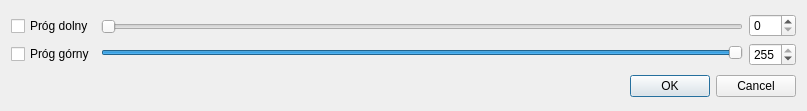
<?xml version="1.0" encoding="UTF-8"?>
<ui version="4.0">
 <class>DialogUiParameters</class>
 <widget class="QDialog" name="DialogUiParameters">
  <property name="geometry">
   <rect>
    <x>0</x>
    <y>0</y>
    <width>807</width>
    <height>111</height>
   </rect>
  </property>
  <property name="windowTitle">
   <string>Dialog</string>
  </property>
  <layout class="QGridLayout" name="gridLayout">
   <item row="0" column="0">
    <layout class="QVBoxLayout" name="verticalLayout_2">
     <item>
      <widget class="QCheckBox" name="checkBox">
       <property name="text">
        <string>Próg dolny</string>
       </property>
      </widget>
     </item>
     <item>
      <widget class="QCheckBox" name="checkBox_2">
       <property name="sizePolicy">
        <sizepolicy hsizetype="Fixed" vsizetype="Fixed">
         <horstretch>0</horstretch>
         <verstretch>0</verstretch>
        </sizepolicy>
       </property>
       <property name="text">
        <string>Próg górny</string>
       </property>
      </widget>
     </item>
    </layout>
   </item>
   <item row="0" column="1">
    <layout class="QHBoxLayout" name="horizontalLayout">
     <item>
      <layout class="QVBoxLayout" name="verticalLayout">
       <item>
        <widget class="QSlider" name="horizontalSlider">
         <property name="sizePolicy">
          <sizepolicy hsizetype="Expanding" vsizetype="Fixed">
           <horstretch>0</horstretch>
           <verstretch>0</verstretch>
          </sizepolicy>
         </property>
         <property name="maximum">
          <number>255</number>
         </property>
         <property name="orientation">
          <enum>Qt::Horizontal</enum>
         </property>
        </widget>
       </item>
       <item>
        <widget class="QSlider" name="horizontalSlider_2">
         <property name="sizePolicy">
          <sizepolicy hsizetype="Expanding" vsizetype="Fixed">
           <horstretch>0</horstretch>
           <verstretch>0</verstretch>
          </sizepolicy>
         </property>
         <property name="maximum">
          <number>255</number>
         </property>
         <property name="value">
          <number>255</number>
         </property>
         <property name="orientation">
          <enum>Qt::Horizontal</enum>
         </property>
        </widget>
       </item>
      </layout>
     </item>
     <item>
      <layout class="QVBoxLayout" name="verticalLayout_3">
       <item>
        <widget class="QSpinBox" name="spinBox">
         <property name="maximum">
          <number>255</number>
         </property>
        </widget>
       </item>
       <item>
        <widget class="QSpinBox" name="spinBox_2">
         <property name="maximum">
          <number>255</number>
         </property>
         <property name="value">
          <number>255</number>
         </property>
        </widget>
       </item>
      </layout>
     </item>
    </layout>
   </item>
   <item row="1" column="0" colspan="2">
    <widget class="QDialogButtonBox" name="buttonBox">
     <property name="orientation">
      <enum>Qt::Horizontal</enum>
     </property>
     <property name="standardButtons">
      <set>QDialogButtonBox::Cancel|QDialogButtonBox::Ok</set>
     </property>
    </widget>
   </item>
  </layout>
 </widget>
 <resources/>
 <connections>
  <connection>
   <sender>buttonBox</sender>
   <signal>rejected()</signal>
   <receiver>DialogUiParameters</receiver>
   <slot>reject()</slot>
   <hints>
    <hint type="sourcelabel">
     <x>559</x>
     <y>486</y>
    </hint>
    <hint type="destinationlabel">
     <x>565</x>
     <y>96</y>
    </hint>
   </hints>
  </connection>
  <connection>
   <sender>horizontalSlider_2</sender>
   <signal>valueChanged(int)</signal>
   <receiver>spinBox_2</receiver>
   <slot>setValue(int)</slot>
   <hints>
    <hint type="sourcelabel">
     <x>201</x>
     <y>319</y>
    </hint>
    <hint type="destinationlabel">
     <x>753</x>
     <y>318</y>
    </hint>
   </hints>
  </connection>
  <connection>
   <sender>spinBox_2</sender>
   <signal>valueChanged(int)</signal>
   <receiver>horizontalSlider_2</receiver>
   <slot>setValue(int)</slot>
   <hints>
    <hint type="sourcelabel">
     <x>753</x>
     <y>317</y>
    </hint>
    <hint type="destinationlabel">
     <x>538</x>
     <y>318</y>
    </hint>
   </hints>
  </connection>
  <connection>
   <sender>horizontalSlider</sender>
   <signal>valueChanged(int)</signal>
   <receiver>spinBox</receiver>
   <slot>setValue(int)</slot>
   <hints>
    <hint type="sourcelabel">
     <x>582</x>
     <y>152</y>
    </hint>
    <hint type="destinationlabel">
     <x>753</x>
     <y>151</y>
    </hint>
   </hints>
  </connection>
  <connection>
   <sender>spinBox</sender>
   <signal>valueChanged(int)</signal>
   <receiver>horizontalSlider</receiver>
   <slot>setValue(int)</slot>
   <hints>
    <hint type="sourcelabel">
     <x>753</x>
     <y>151</y>
    </hint>
    <hint type="destinationlabel">
     <x>582</x>
     <y>152</y>
    </hint>
   </hints>
  </connection>
 </connections>
</ui>
